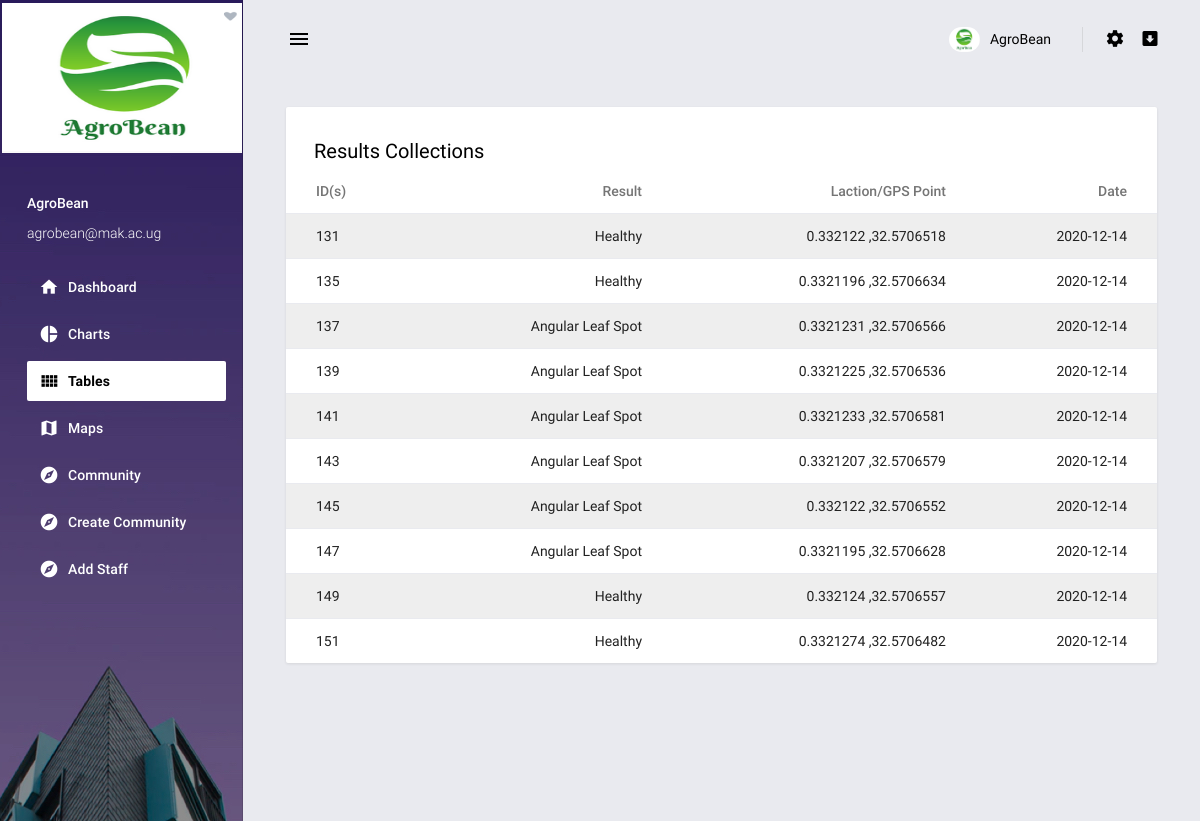
Page /tables on the committed database.
### tables this page shows
CREATE TABLE "agrobean_results" (
	`id`	INTEGER,
	`result`	TEXT,
	`location`	TEXT,
	`date`	INTEGER,
	PRIMARY KEY(`id`)
);

### app.py (the view)
@app.route('/tables',methods=['GET','POST'])
def tables():
    results=db_connect.execute('select * from agrobean_results')
    return render_template('basic-tables.html',tables=results)

### templates/basic-tables.html (shortened to what this page needs)
{% extends "base.html" %}
{% block content %}
        <main class="content-wrapper">
          <div class="mdc-layout-grid">
            <div class="mdc-layout-grid__inner">
              <div class="mdc-layout-grid__cell stretch-card mdc-layout-grid__cell--span-12">
                <div class="mdc-card p-0">
                  <h6 class="card-title card-padding pb-0">Results Collections</h6>
                  <div class="table-responsive">
                    <table class="table table-striped">
                      <thead>
                        <tr>
                          <th class="text-left">ID(s)</th>
                          <th>Result</th>
                          <th>Laction/GPS Point</th>
                          <th>Date</th>
                        </tr>
                      </thead>
                      <tbody>
                      {% for table in tables %}
                        <tr>
                          <td class="text-left">{{table[0]}}</td>
                          <td>{{table[1]}}</td>
                          <td>{{table[2]}}</td>
                          <td>{{table[3]}}</td>
                        </tr>
                       {% endfor %}
                      </tbody>
                    </table>
                  </div>
                </div>
              </div>
            </div>
          </div>
        </main>
{% endblock %}

### templates/base.html (shortened to what this page needs)
<!DOCTYPE html>
<html lang="en">
<head>
  <link rel="stylesheet" href="{{url_for('static',filename='assets/vendors/mdi/css/materialdesignicons.min.css')}}">
  <link rel="stylesheet" href="{{url_for('static',filename='assets/vendors/css/vendor.bundle.base.css')}}">
  <link rel="stylesheet" href="{{url_for('static',filename='assets/vendors/flag-icon-css/css/flag-icon.min.css')}}">
  <link rel="stylesheet" href="{{url_for('static',filename='assets/vendors/jvectormap/jquery-jvectormap.css')}}">
  <link rel="stylesheet" href="{{url_for('static',filename='assets/css/demo/style.css')}}">
</head>
<body>
  <div class="body-wrapper">
    <aside class="mdc-drawer mdc-drawer--dismissible mdc-drawer--open">
      <div class="mdc-drawer__header">
        <a href="{{url_for('index')}}" class="brand-logo">
          <img src="{{url_for('static',filename='assets/images/logo3.png')}}" alt="logo" style="width:250px;height:150px;margin-left:-25px;margin-top:-25px;">
        </a>
      </div>
      <div class="mdc-drawer__content">
        <div class="user-info">
          <p class="name">AgroBean</p>
          <p class="email">agrobean@mak.ac.ug</p>
        </div>
        <div class="mdc-list-group">
          <nav class="mdc-list mdc-drawer-menu">
            <div class="mdc-list-item mdc-drawer-item">
              <a class="mdc-drawer-link" href="{{url_for('index')}}">
                <i class="material-icons mdc-list-item__start-detail mdc-drawer-item-icon" aria-hidden="true">home</i>
                Dashboard
              </a>
            </div>
            <div class="mdc-list-item mdc-drawer-item">
              <a class="mdc-drawer-link" href="{{url_for('charts')}}">
                <i class="material-icons mdc-list-item__start-detail mdc-drawer-item-icon" aria-hidden="true">pie_chart</i>
                Charts
              </a>
            </div>
              <div class="mdc-list-item mdc-drawer-item">
              <a class="mdc-drawer-link" href="{{url_for('tables')}}">
                <i class="material-icons mdc-list-item__start-detail mdc-drawer-item-icon" aria-hidden="true">view_comfy</i>
                Tables
              </a>
            </div>
            <div class="mdc-list-item mdc-drawer-item">
              <a class="mdc-drawer-link" href="{{url_for('maps')}}">
                <i class="material-icons mdc-list-item__start-detail mdc-drawer-item-icon" aria-hidden="true">map</i>
                  Maps
              </a>
            </div>
              <div class="mdc-list-item mdc-drawer-item">
              <a class="mdc-drawer-link" href="https://visionhospital.000webhostapp.com/view_article.php" target="_blank">
                <i class="material-icons mdc-list-item__start-detail mdc-drawer-item-icon" aria-hidden="true">explore</i>
                  Community
              </a>
            </div>
            <div class="mdc-list-item mdc-drawer-item">
              <a class="mdc-drawer-link" href="https://visionhospital.000webhostapp.com/upload.php" target="_blank">
                <i class="material-icons mdc-list-item__start-detail mdc-drawer-item-icon" aria-hidden="true">explore</i>
                  Create Community
              </a>
            </div>
            <div class="mdc-list-item mdc-drawer-item">
              <a class="mdc-drawer-link" href="{{url_for('register_staff')}}">
                <i class="material-icons mdc-list-item__start-detail mdc-drawer-item-icon" aria-hidden="true">explore</i>
                  Add Staff
              </a>
            </div>
          </nav>
        </div>
      </div>
    </aside>
    <div class="main-wrapper mdc-drawer-app-content">
      <header class="mdc-top-app-bar">
        <div class="mdc-top-app-bar__row">
          <div class="mdc-top-app-bar__section mdc-top-app-bar__section--align-start">
            <button class="material-icons mdc-top-app-bar__navigation-icon mdc-icon-button sidebar-toggler">menu</button>
          </div>
          <div class="mdc-top-app-bar__section mdc-top-app-bar__section--align-end mdc-top-app-bar__section-right">
            <div class="menu-button-container menu-profile d-none d-md-block">
              <button class="mdc-button mdc-menu-button">
                <span class="d-flex align-items-center">
                  <span class="figure">
                    <img src="{{url_for('static',filename='assets/images/logo3.png')}}" alt="user" class="user">
                  </span>
                  <span class="user-name">AgroBean</span>
                </span>
              </button>
            </div>
            <div class="menu-button-container d-none d-md-block">
              <button class="mdc-button mdc-menu-button">
                <i class="mdi mdi-settings"></i>
              </button>
            </div>
            <div class="menu-button-container d-none d-md-block">
              <button class="mdc-button mdc-menu-button">
                <i class="mdi mdi-arrow-down-bold-box"></i>
              </button>
            </div>
          </div>
        </div>
      </header>
      <div class="page-wrapper mdc-toolbar-fixed-adjust">
        {% block content %}
        {% endblock %}
        <footer>
          <div class="mdc-layout-grid">
          </div>
        </footer>
      </div>
    </div>
  </div>
</body>
</html>

### rows in the picture
agrobean_results: id "131", result "Healthy", location "0.332122 ,32.5706518", date "2020-12-14"
agrobean_results: id "135", result "Healthy", location "0.3321196 ,32.5706634", date "2020-12-14"
agrobean_results: id "137", result "Angular Leaf Spot", location "0.3321231 ,32.5706566", date "2020-12-14"
agrobean_results: id "139", result "Angular Leaf Spot", location "0.3321225 ,32.5706536", date "2020-12-14"
agrobean_results: id "141", result "Angular Leaf Spot", location "0.3321233 ,32.5706581", date "2020-12-14"
agrobean_results: id "143", result "Angular Leaf Spot", location "0.3321207 ,32.5706579", date "2020-12-14"
agrobean_results: id "145", result "Angular Leaf Spot", location "0.332122 ,32.5706552", date "2020-12-14"
agrobean_results: id "147", result "Angular Leaf Spot", location "0.3321195 ,32.5706628", date "2020-12-14"
agrobean_results: id "149", result "Healthy", location "0.332124 ,32.5706557", date "2020-12-14"
agrobean_results: id "151", result "Healthy", location "0.3321274 ,32.5706482", date "2020-12-14"
